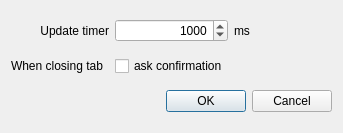
<?xml version="1.0" encoding="UTF-8"?>
<ui version="4.0">
 <class>Dialog</class>
 <widget class="QDialog" name="Dialog">
  <property name="geometry">
   <rect>
    <x>0</x>
    <y>0</y>
    <width>343</width>
    <height>133</height>
   </rect>
  </property>
  <property name="minimumSize">
   <size>
    <width>290</width>
    <height>133</height>
   </size>
  </property>
  <property name="windowTitle">
   <string>Helper Config</string>
  </property>
  <property name="modal">
   <bool>true</bool>
  </property>
  <layout class="QGridLayout" name="gridLayout">
   <item row="0" column="2">
    <widget class="QLabel" name="label_2">
     <property name="text">
      <string>ms</string>
     </property>
    </widget>
   </item>
   <item row="2" column="0" colspan="3">
    <widget class="QDialogButtonBox" name="buttonBox">
     <property name="orientation">
      <enum>Qt::Horizontal</enum>
     </property>
     <property name="standardButtons">
      <set>QDialogButtonBox::Cancel|QDialogButtonBox::Ok</set>
     </property>
    </widget>
   </item>
   <item row="0" column="0">
    <widget class="QLabel" name="label">
     <property name="text">
      <string>Update timer</string>
     </property>
     <property name="alignment">
      <set>Qt::AlignRight|Qt::AlignTrailing|Qt::AlignVCenter</set>
     </property>
    </widget>
   </item>
   <item row="0" column="1">
    <widget class="QSpinBox" name="spinBox">
     <property name="alignment">
      <set>Qt::AlignRight|Qt::AlignTrailing|Qt::AlignVCenter</set>
     </property>
     <property name="minimum">
      <number>100</number>
     </property>
     <property name="maximum">
      <number>5000</number>
     </property>
     <property name="singleStep">
      <number>100</number>
     </property>
     <property name="value">
      <number>1000</number>
     </property>
    </widget>
   </item>
   <item row="1" column="0">
    <widget class="QLabel" name="label_3">
     <property name="text">
      <string>When closing tab</string>
     </property>
    </widget>
   </item>
   <item row="1" column="1">
    <widget class="QCheckBox" name="checkBox">
     <property name="text">
      <string>ask confirmation</string>
     </property>
    </widget>
   </item>
  </layout>
 </widget>
 <resources/>
 <connections>
  <connection>
   <sender>buttonBox</sender>
   <signal>accepted()</signal>
   <receiver>Dialog</receiver>
   <slot>accept()</slot>
   <hints>
    <hint type="sourcelabel">
     <x>227</x>
     <y>100</y>
    </hint>
    <hint type="destinationlabel">
     <x>157</x>
     <y>132</y>
    </hint>
   </hints>
  </connection>
  <connection>
   <sender>buttonBox</sender>
   <signal>rejected()</signal>
   <receiver>Dialog</receiver>
   <slot>reject()</slot>
   <hints>
    <hint type="sourcelabel">
     <x>280</x>
     <y>100</y>
    </hint>
    <hint type="destinationlabel">
     <x>286</x>
     <y>132</y>
    </hint>
   </hints>
  </connection>
 </connections>
 <slots>
  <signal>timerChanged()</signal>
 </slots>
</ui>
